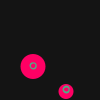
Frame 1 (no input)
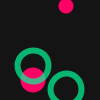
Frame 60 (the mouse pressed at the canvas centre just before this capture)
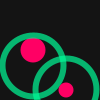
Frame 120 (the mouse held since frame 60 and released just before this capture)

The Processing sketch that drew these frames (run headless with seeded random() and noise(); from frame 60 on, the mouse is pressed at the canvas centre):

// Processing sketch: processing_90694
// ── processing_90694.pde

class Spot {
  float x, y; // X-coordinate, y-coordinate
  float diameter; // Diameter of the circle
  float speed; // Distance moved each frame
  int direction = 1; // Direction of motion (1 is down, -1 is up)
  // Constructor
  
  Spot(float xpos, float ypos, float dia, float sp) {
    x = xpos;
    y = ypos;
    diameter = dia;
    speed = sp;
}

void move() {
  y += (speed * direction);
  if ((y > (height - diameter/2)) || (y < diameter/2)) {
    direction *= -1;
  }
}

void display() {
  noStroke();
  fill(255, 0, 100);
  ellipse(x, y, diameter, diameter);
}  
}

///////////////////////////////////////////////////////////////////////

class Ring {
  float x, y; // X-coordinate, y-coordinate
  float diameter; // Diameter of the ring
  boolean on = false; // Turns the display on and off

void start(float xpos, float ypos) {
  x = xpos;
  y = ypos;
  on = true;
  diameter = 1;
}

void grow() {
  if (on == true) {
    diameter += 0.5;
    if (diameter > 400) {
      on = false;
    }
  }
}

void display() {
  if (on == true) {
    noFill();
    strokeWeight(6);
    stroke(0, 250, 150, 180);
    ellipse(x, y, diameter, diameter);
  }
}
}

///////////////////////////////////////////////////////////////////////

class SpotRing {
  Spot sp;
  Ring circle = new Ring();
  SpotRing(int x, int y, float t, float p) {
  sp = new Spot(x, y, t, p);
  circle.start(x, y - p/2);
}

void transmit() {
  sp.move();
  sp.display();
  circle.grow();
  circle.display();
  if (circle.on == false) {
    circle.on = true;
  }
}
}

///////////////////////////////////////////////////////////////////////

SpotRing sr1, sr2;

void setup() {
  size(100, 100);
  smooth();
  sr1 = new SpotRing(33, 66, 25, 0.5);
  sr2 = new SpotRing(66, 90, 15, 1.5);
}

void draw() {
  background(20);
  sr1.transmit();
  sr2.transmit();
}
